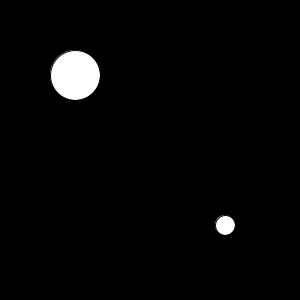
Frame 1 (no input)
Frame 60 (the mouse pressed at the canvas centre just before this capture): identical to frame 1, image omitted
Frame 120 (the mouse held since frame 60 and released just before this capture): identical to frame 1, image omitted

The Processing sketch that drew this single still picture (run headless with seeded random() and noise(); from frame 60 on, the mouse is pressed at the canvas centre):

// Processing sketch: w5_01_basicOOP
// ── w5_01_basicOOP.pde
/*
 * Creative Coding
 * Week 5, 01 - Basic Object-Oriented Programming, Classes and Objects
 * by Indae Hwang and Jon McCormack
 * Updated 2016
 * Copyright (c) 2014-2016 Monash University
 *
 * This sketch shows the basics of classes and objects in Processing
 * It defines a class called "Ball" with one member function: "display()"
 *
 */

// declare two objects of class Ball 
Ball bigBall;
Ball smallBall;

void setup(){
  size(300, 300);
  
  // allocate space for each ball and call the class constructor
  // to initialise the object using the values supplied
  bigBall = new Ball(75, 75, 50);
  smallBall = new Ball(225, 225, 20);
}

void draw(){
  background(0);
  
  // call each ball's display() method 
  // this tells the ball: "display yourself"
  bigBall.display();
  smallBall.display();
}  
// ── class_ball.pde
//
// declaration of the class "Ball"
// Which represents the concept of a ball with a position and size
//
class Ball {

  // instance variables: x,y (position) and size
  float x;
  float y;
  float size;

  // constructor: called when a new Ball is created
  // Note that the constructor is a special function that
  // does have a return type (not even a void) and can't
  // return any value
  Ball(float x_, float y_, float size_) {
    // store supplied values in the instance variables
    x = x_;
    y = y_;
    size = size_;
  }

  // display method
  // 
  void display() {
    ellipse(x, y, size, size);
  }
}
